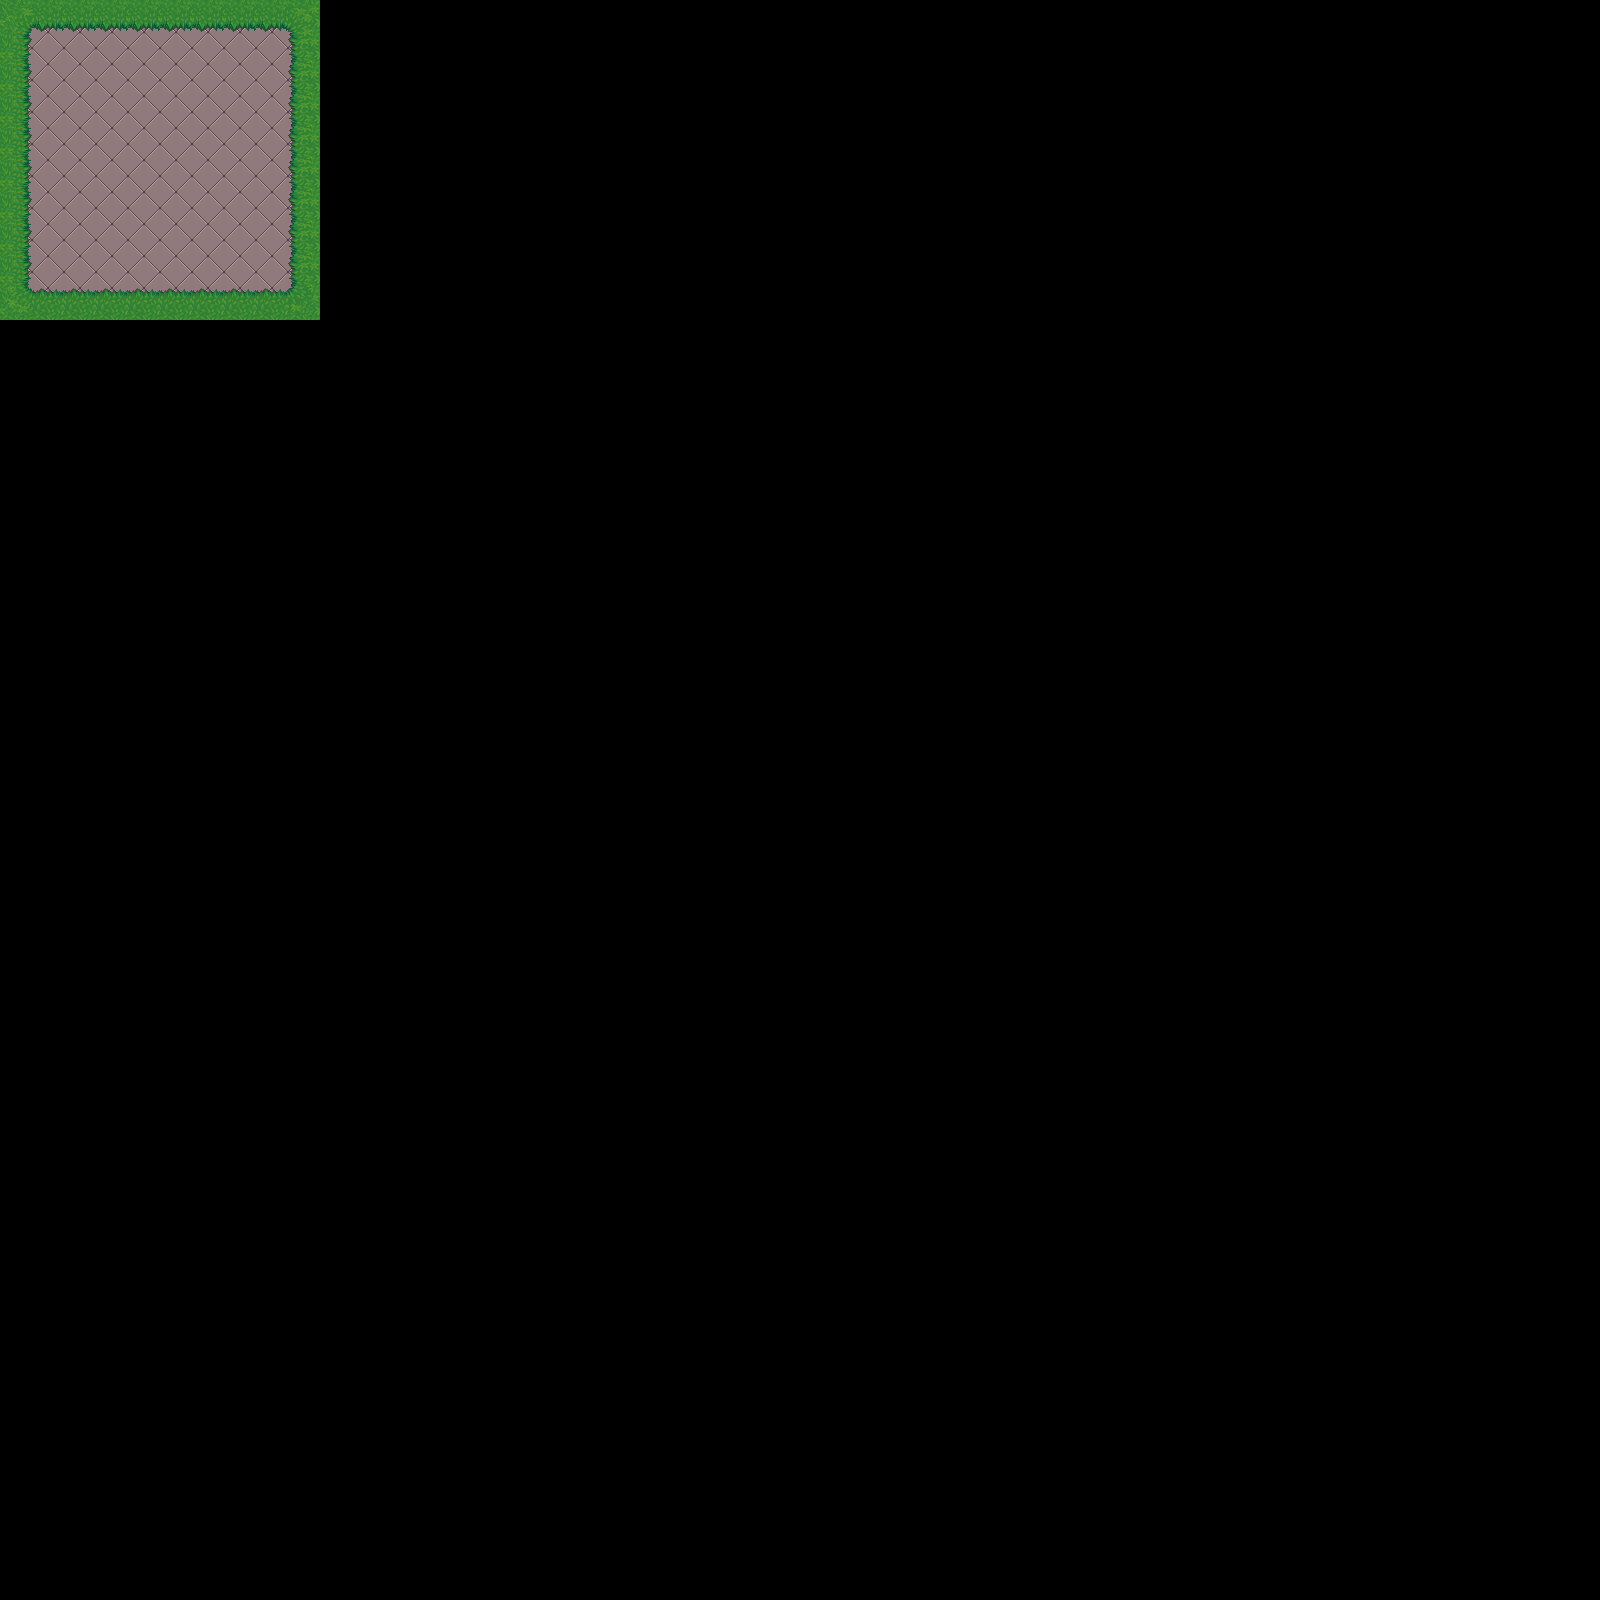

Rendered tile map (Tiled .tmx) drawn with the repository's tilesets; below, a short description and the full map source, tile grids included:
An orthogonal 50x50 tile map with 32x32 px tiles, 1 tile layer (Camada de Blocos 1), 3 tilesets.

<map version="1.10" tiledversion="1.12.2" orientation="orthogonal" renderorder="right-down" width="50" height="50" tilewidth="32" tileheight="32" infinite="0" nextlayerid="2" nextobjectid="1">
 <editorsettings>
  <export target="lobby.tmj" format="json" />
 </editorsettings>
 <tileset firstgid="1" name="plowed_soil" tilewidth="32" tileheight="32" tilecount="18" columns="3">
  <image source="../tilesets/plowed_soil.png" width="96" height="192" />
 </tileset>
 <tileset firstgid="19" name="terrain" tilewidth="32" tileheight="32" tilecount="90" columns="15">
  <image source="../tilesets/terrain.png" width="480" height="192" />
 </tileset>
 <tileset firstgid="109" name="sandwater" tilewidth="32" tileheight="32" tilecount="18" columns="3">
  <image source="../tilesets/sandwater.png" width="96" height="192" />
 </tileset>
 <layer id="1" name="Camada de Blocos 1" width="50" height="50">
  <data encoding="csv">
49,50,50,50,50,50,50,50,50,51,0,0,0,0,0,0,0,0,0,0,0,0,0,0,0,0,0,0,0,0,0,0,0,0,0,0,0,0,0,0,0,0,0,0,0,0,0,0,0,0,
64,65,65,19,19,19,19,19,19,66,0,0,0,0,0,0,0,0,0,0,0,0,0,0,0,0,0,0,0,0,0,0,0,0,0,0,0,0,0,0,0,0,0,0,0,0,0,0,0,0,
64,19,65,65,19,19,19,19,19,66,0,0,0,0,0,0,0,0,0,0,0,0,0,0,0,0,0,0,0,0,0,0,0,0,0,0,0,0,0,0,0,0,0,0,0,0,0,0,0,0,
64,19,19,65,65,19,19,19,19,66,0,0,0,0,0,0,0,0,0,0,0,0,0,0,0,0,0,0,0,0,0,0,0,0,0,0,0,0,0,0,0,0,0,0,0,0,0,0,0,0,
64,19,19,65,65,65,19,65,65,66,0,0,0,0,0,0,0,0,0,0,0,0,0,0,0,0,0,0,0,0,0,0,0,0,0,0,0,0,0,0,0,0,0,0,0,0,0,0,0,0,
64,65,19,65,65,65,65,65,19,66,0,0,0,0,0,0,0,0,0,0,0,0,0,0,0,0,0,0,0,0,0,0,0,0,0,0,0,0,0,0,0,0,0,0,0,0,0,0,0,0,
64,65,65,65,65,65,65,65,19,66,0,0,0,0,0,0,0,0,0,0,0,0,0,0,0,0,0,0,0,0,0,0,0,0,0,0,0,0,0,0,0,0,0,0,0,0,0,0,0,0,
64,65,65,65,65,65,19,65,65,66,0,0,0,0,0,0,0,0,0,0,0,0,0,0,0,0,0,0,0,0,0,0,0,0,0,0,0,0,0,0,0,0,0,0,0,0,0,0,0,0,
64,65,19,19,19,19,19,19,65,66,0,0,0,0,0,0,0,0,0,0,0,0,0,0,0,0,0,0,0,0,0,0,0,0,0,0,0,0,0,0,0,0,0,0,0,0,0,0,0,0,
79,80,80,80,80,80,80,80,80,81,0,0,0,0,0,0,0,0,0,0,0,0,0,0,0,0,0,0,0,0,0,0,0,0,0,0,0,0,0,0,0,0,0,0,0,0,0,0,0,0,
0,0,0,0,0,0,0,0,0,0,0,0,0,0,0,0,0,0,0,0,0,0,0,0,0,0,0,0,0,0,0,0,0,0,0,0,0,0,0,0,0,0,0,0,0,0,0,0,0,0,
0,0,0,0,0,0,0,0,0,0,0,0,0,0,0,0,0,0,0,0,0,0,0,0,0,0,0,0,0,0,0,0,0,0,0,0,0,0,0,0,0,0,0,0,0,0,0,0,0,0,
0,0,0,0,0,0,0,0,0,0,0,0,0,0,0,0,0,0,0,0,0,0,0,0,0,0,0,0,0,0,0,0,0,0,0,0,0,0,0,0,0,0,0,0,0,0,0,0,0,0,
0,0,0,0,0,0,0,0,0,0,0,0,0,0,0,0,0,0,0,0,0,0,0,0,0,0,0,0,0,0,0,0,0,0,0,0,0,0,0,0,0,0,0,0,0,0,0,0,0,0,
0,0,0,0,0,0,0,0,0,0,0,0,0,0,0,0,0,0,0,0,0,0,0,0,0,0,0,0,0,0,0,0,0,0,0,0,0,0,0,0,0,0,0,0,0,0,0,0,0,0,
0,0,0,0,0,0,0,0,0,0,0,0,0,0,0,0,0,0,0,0,0,0,0,0,0,0,0,0,0,0,0,0,0,0,0,0,0,0,0,0,0,0,0,0,0,0,0,0,0,0,
0,0,0,0,0,0,0,0,0,0,0,0,0,0,0,0,0,0,0,0,0,0,0,0,0,0,0,0,0,0,0,0,0,0,0,0,0,0,0,0,0,0,0,0,0,0,0,0,0,0,
0,0,0,0,0,0,0,0,0,0,0,0,0,0,0,0,0,0,0,0,0,0,0,0,0,0,0,0,0,0,0,0,0,0,0,0,0,0,0,0,0,0,0,0,0,0,0,0,0,0,
0,0,0,0,0,0,0,0,0,0,0,0,0,0,0,0,0,0,0,0,0,0,0,0,0,0,0,0,0,0,0,0,0,0,0,0,0,0,0,0,0,0,0,0,0,0,0,0,0,0,
0,0,0,0,0,0,0,0,0,0,0,0,0,0,0,0,0,0,0,0,0,0,0,0,0,0,0,0,0,0,0,0,0,0,0,0,0,0,0,0,0,0,0,0,0,0,0,0,0,0,
0,0,0,0,0,0,0,0,0,0,0,0,0,0,0,0,0,0,0,0,0,0,0,0,0,0,0,0,0,0,0,0,0,0,0,0,0,0,0,0,0,0,0,0,0,0,0,0,0,0,
0,0,0,0,0,0,0,0,0,0,0,0,0,0,0,0,0,0,0,0,0,0,0,0,0,0,0,0,0,0,0,0,0,0,0,0,0,0,0,0,0,0,0,0,0,0,0,0,0,0,
0,0,0,0,0,0,0,0,0,0,0,0,0,0,0,0,0,0,0,0,0,0,0,0,0,0,0,0,0,0,0,0,0,0,0,0,0,0,0,0,0,0,0,0,0,0,0,0,0,0,
0,0,0,0,0,0,0,0,0,0,0,0,0,0,0,0,0,0,0,0,0,0,0,0,0,0,0,0,0,0,0,0,0,0,0,0,0,0,0,0,0,0,0,0,0,0,0,0,0,0,
0,0,0,0,0,0,0,0,0,0,0,0,0,0,0,0,0,0,0,0,0,0,0,0,0,0,0,0,0,0,0,0,0,0,0,0,0,0,0,0,0,0,0,0,0,0,0,0,0,0,
0,0,0,0,0,0,0,0,0,0,0,0,0,0,0,0,0,0,0,0,0,0,0,0,0,0,0,0,0,0,0,0,0,0,0,0,0,0,0,0,0,0,0,0,0,0,0,0,0,0,
0,0,0,0,0,0,0,0,0,0,0,0,0,0,0,0,0,0,0,0,0,0,0,0,0,0,0,0,0,0,0,0,0,0,0,0,0,0,0,0,0,0,0,0,0,0,0,0,0,0,
0,0,0,0,0,0,0,0,0,0,0,0,0,0,0,0,0,0,0,0,0,0,0,0,0,0,0,0,0,0,0,0,0,0,0,0,0,0,0,0,0,0,0,0,0,0,0,0,0,0,
0,0,0,0,0,0,0,0,0,0,0,0,0,0,0,0,0,0,0,0,0,0,0,0,0,0,0,0,0,0,0,0,0,0,0,0,0,0,0,0,0,0,0,0,0,0,0,0,0,0,
0,0,0,0,0,0,0,0,0,0,0,0,0,0,0,0,0,0,0,0,0,0,0,0,0,0,0,0,0,0,0,0,0,0,0,0,0,0,0,0,0,0,0,0,0,0,0,0,0,0,
0,0,0,0,0,0,0,0,0,0,0,0,0,0,0,0,0,0,0,0,0,0,0,0,0,0,0,0,0,0,0,0,0,0,0,0,0,0,0,0,0,0,0,0,0,0,0,0,0,0,
0,0,0,0,0,0,0,0,0,0,0,0,0,0,0,0,0,0,0,0,0,0,0,0,0,0,0,0,0,0,0,0,0,0,0,0,0,0,0,0,0,0,0,0,0,0,0,0,0,0,
0,0,0,0,0,0,0,0,0,0,0,0,0,0,0,0,0,0,0,0,0,0,0,0,0,0,0,0,0,0,0,0,0,0,0,0,0,0,0,0,0,0,0,0,0,0,0,0,0,0,
0,0,0,0,0,0,0,0,0,0,0,0,0,0,0,0,0,0,0,0,0,0,0,0,0,0,0,0,0,0,0,0,0,0,0,0,0,0,0,0,0,0,0,0,0,0,0,0,0,0,
0,0,0,0,0,0,0,0,0,0,0,0,0,0,0,0,0,0,0,0,0,0,0,0,0,0,0,0,0,0,0,0,0,0,0,0,0,0,0,0,0,0,0,0,0,0,0,0,0,0,
0,0,0,0,0,0,0,0,0,0,0,0,0,0,0,0,0,0,0,0,0,0,0,0,0,0,0,0,0,0,0,0,0,0,0,0,0,0,0,0,0,0,0,0,0,0,0,0,0,0,
0,0,0,0,0,0,0,0,0,0,0,0,0,0,0,0,0,0,0,0,0,0,0,0,0,0,0,0,0,0,0,0,0,0,0,0,0,0,0,0,0,0,0,0,0,0,0,0,0,0,
0,0,0,0,0,0,0,0,0,0,0,0,0,0,0,0,0,0,0,0,0,0,0,0,0,0,0,0,0,0,0,0,0,0,0,0,0,0,0,0,0,0,0,0,0,0,0,0,0,0,
0,0,0,0,0,0,0,0,0,0,0,0,0,0,0,0,0,0,0,0,0,0,0,0,0,0,0,0,0,0,0,0,0,0,0,0,0,0,0,0,0,0,0,0,0,0,0,0,0,0,
0,0,0,0,0,0,0,0,0,0,0,0,0,0,0,0,0,0,0,0,0,0,0,0,0,0,0,0,0,0,0,0,0,0,0,0,0,0,0,0,0,0,0,0,0,0,0,0,0,0,
0,0,0,0,0,0,0,0,0,0,0,0,0,0,0,0,0,0,0,0,0,0,0,0,0,0,0,0,0,0,0,0,0,0,0,0,0,0,0,0,0,0,0,0,0,0,0,0,0,0,
0,0,0,0,0,0,0,0,0,0,0,0,0,0,0,0,0,0,0,0,0,0,0,0,0,0,0,0,0,0,0,0,0,0,0,0,0,0,0,0,0,0,0,0,0,0,0,0,0,0,
0,0,0,0,0,0,0,0,0,0,0,0,0,0,0,0,0,0,0,0,0,0,0,0,0,0,0,0,0,0,0,0,0,0,0,0,0,0,0,0,0,0,0,0,0,0,0,0,0,0,
0,0,0,0,0,0,0,0,0,0,0,0,0,0,0,0,0,0,0,0,0,0,0,0,0,0,0,0,0,0,0,0,0,0,0,0,0,0,0,0,0,0,0,0,0,0,0,0,0,0,
0,0,0,0,0,0,0,0,0,0,0,0,0,0,0,0,0,0,0,0,0,0,0,0,0,0,0,0,0,0,0,0,0,0,0,0,0,0,0,0,0,0,0,0,0,0,0,0,0,0,
0,0,0,0,0,0,0,0,0,0,0,0,0,0,0,0,0,0,0,0,0,0,0,0,0,0,0,0,0,0,0,0,0,0,0,0,0,0,0,0,0,0,0,0,0,0,0,0,0,0,
0,0,0,0,0,0,0,0,0,0,0,0,0,0,0,0,0,0,0,0,0,0,0,0,0,0,0,0,0,0,0,0,0,0,0,0,0,0,0,0,0,0,0,0,0,0,0,0,0,0,
0,0,0,0,0,0,0,0,0,0,0,0,0,0,0,0,0,0,0,0,0,0,0,0,0,0,0,0,0,0,0,0,0,0,0,0,0,0,0,0,0,0,0,0,0,0,0,0,0,0,
0,0,0,0,0,0,0,0,0,0,0,0,0,0,0,0,0,0,0,0,0,0,0,0,0,0,0,0,0,0,0,0,0,0,0,0,0,0,0,0,0,0,0,0,0,0,0,0,0,0,
0,0,0,0,0,0,0,0,0,0,0,0,0,0,0,0,0,0,0,0,0,0,0,0,0,0,0,0,0,0,0,0,0,0,0,0,0,0,0,0,0,0,0,0,0,0,0,0,0,0
</data>
 </layer>
</map>
